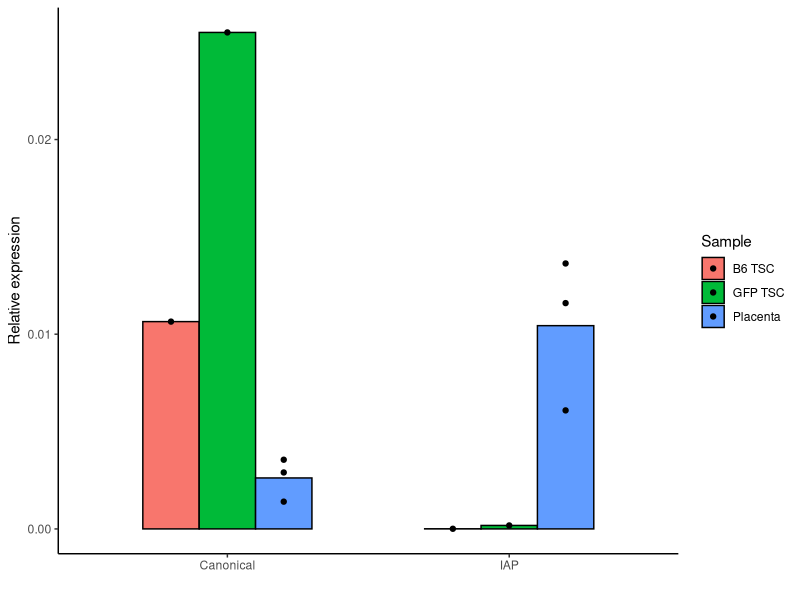
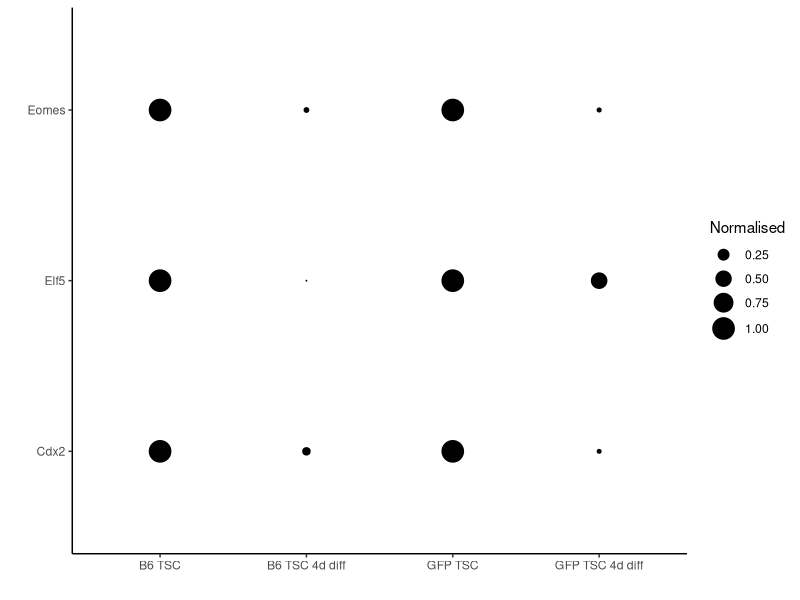
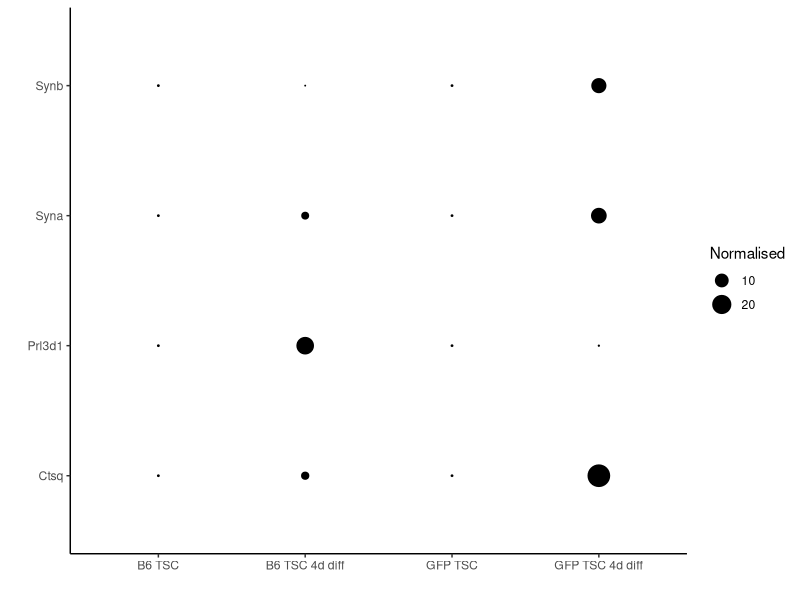

These figures' R source, in order:
library(tidyverse)


##Suv39h2 isoforms

suv = read_tsv('Suv39h2_qPCR.txt')

ggplot(suv, aes(x=Isoform, y=Expression, fill=Sample)) +
	geom_bar(position=position_dodge(), stat='summary', fun=mean, col='black', width=0.6) +
	geom_point(position=position_dodge(width=0.6), col='black') +
	xlab('') +
	ylab('Relative expression') +
	theme_classic()


##TSC differentiation

diff = read_tsv('diffTSC_qPCR.txt')

quartz(w=3.5, h=2)
filter(diff, Target %in% c('Cdx2','Elf5','Eomes')) %>%
ggplot(aes(x=Sample, y=Target, size=Normalised)) +
	geom_point() +
	scale_size_continuous(range = c(0,7)) +
	xlab('') +
	ylab('') +
	theme_classic()

quartz(w=3.5, h=2.5)
filter(diff, Target %in% c('Prl3d1','Syna','Synb','Ctsq')) %>%
ggplot(aes(x=Sample, y=Target, size=Normalised)) +
	geom_point() +
	scale_size_continuous(range = c(0,7)) +
	xlab('') +
	ylab('') +
	theme_classic()
